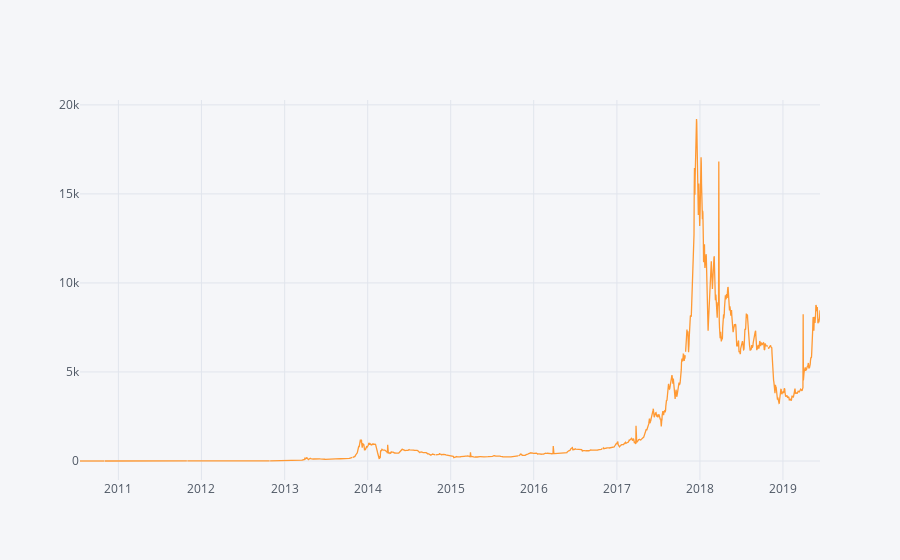

Notebook source saved alongside this figure:
### Markdown cell above
## Visualizing  sales time series

### Code cell
y.iplot()

### Figure 1 — Plotly figure (JSON) as saved in the notebook; plotly's stock layout.template omitted (floating-point values rounded to 4 significant figures; data arrays with more than 128 entries replaced by an {"elided": "..."} marker saying what was removed)
{"data": [{"line": {"color": "rgba(255, 153, 51, 1.0)", "dash": "solid", "shape": "linear", "width": 1.3}, "mode": "lines", "name": "APrice ", "text": "", "type": "scatter", "uid": "d61a9e64-30a5-4a8a-b43a-5eef9449bf2c", "x": {"elided": "3255 str values"}, "y": {"elided": "3255 mixed values"}}], "layout": {"legend": {"bgcolor": "#F5F6F9", "font": {"color": "#4D5663"}}, "paper_bgcolor": "#F5F6F9", "plot_bgcolor": "#F5F6F9", "title": {"font": {"color": "#4D5663"}}, "xaxis": {"gridcolor": "#E1E5ED", "showgrid": true, "tickfont": {"color": "#4D5663"}, "title": {"font": {"color": "#4D5663"}, "text": ""}, "zerolinecolor": "#E1E5ED"}, "yaxis": {"gridcolor": "#E1E5ED", "showgrid": true, "tickfont": {"color": "#4D5663"}, "title": {"font": {"color": "#4D5663"}, "text": ""}, "zerolinecolor": "#E1E5ED"}}}
